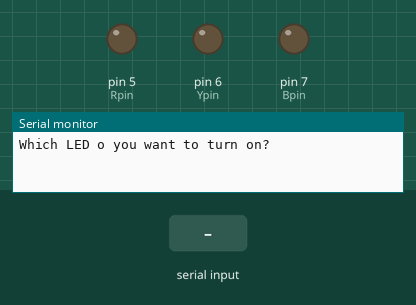
This sketch was run on a simulated Arduino Uno, built with avr-gcc and run on an emulated ATmega328P. Parts: output pins drawn as LEDs (lit = HIGH), the last lines printed to the serial monitor. The inputs (shaded band) are chosen by the test bench.

Above: at 1.2 s.
1.3 s: "red" received over Serial
At 2.8 s:
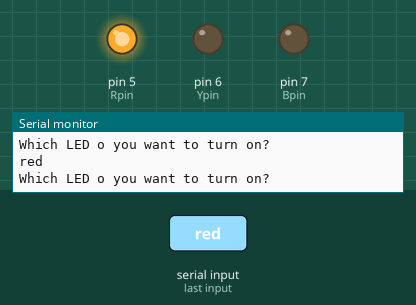
3.8 s: "yellow" received over Serial
At 6.0 s:
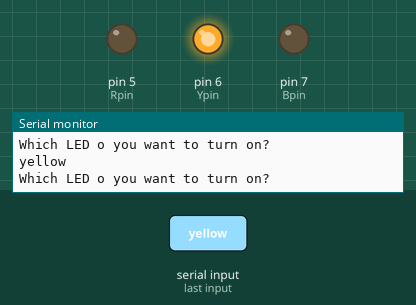
6.3 s: "blue" received over Serial
At 7.8 s:
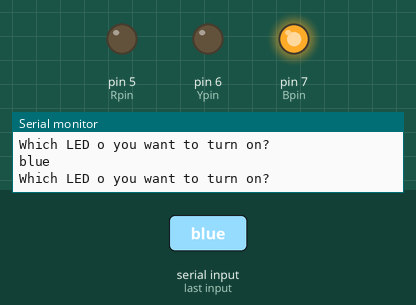
Timing chart, 0 to 9.3 s (numbered marks = the images above; inputs shaded):
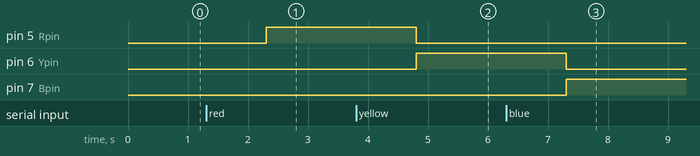

The sketch:

string_Serial.ino
```cpp
int Rpin = 5;
int Ypin = 6;
int Bpin = 7;
String msg1 = "Which LED o you want to turn on?";
String mpin;
void setup() {
  // put your setup code here, to run once:
  Serial.begin(9600);
  pinMode(Rpin, OUTPUT);
  pinMode(Ypin, OUTPUT);
  pinMode(Bpin, OUTPUT);

}
void loop() {
  // put your main code here, to run repeatedly:
  Serial.println(msg1);
  while (Serial.available() == 0) {
  }
  mpin = Serial.readString();
  if (mpin == "red" || mpin=="Red") {
    Serial.println(mpin);
    digitalWrite(Rpin, HIGH);
    digitalWrite(Ypin, LOW);
    digitalWrite(Bpin, LOW);
  }
  if (mpin == "yellow" || mpin=="Yellow") {
    Serial.println(mpin);
    digitalWrite(Rpin, LOW);
    digitalWrite(Ypin, HIGH);
    digitalWrite(Bpin, LOW);
  }
  if (mpin == "blue" || mpin=="Blue") {
    Serial.println(mpin);
    digitalWrite(Rpin, LOW);
    digitalWrite(Ypin, LOW);
    digitalWrite(Bpin, HIGH);
  }


}
```

Measured:
- after the input at 1.3 s, pin 5 (Rpin): LOW → HIGH after 1.0 s
- after the input at 3.8 s, pin 5 (Rpin): HIGH → LOW after 1.0 s; pin 6 (Ypin): LOW → HIGH after 1.0 s
- after the input at 6.3 s, pin 6 (Ypin): HIGH → LOW after 1.0 s; pin 7 (Bpin): LOW → HIGH after 1.0 s
